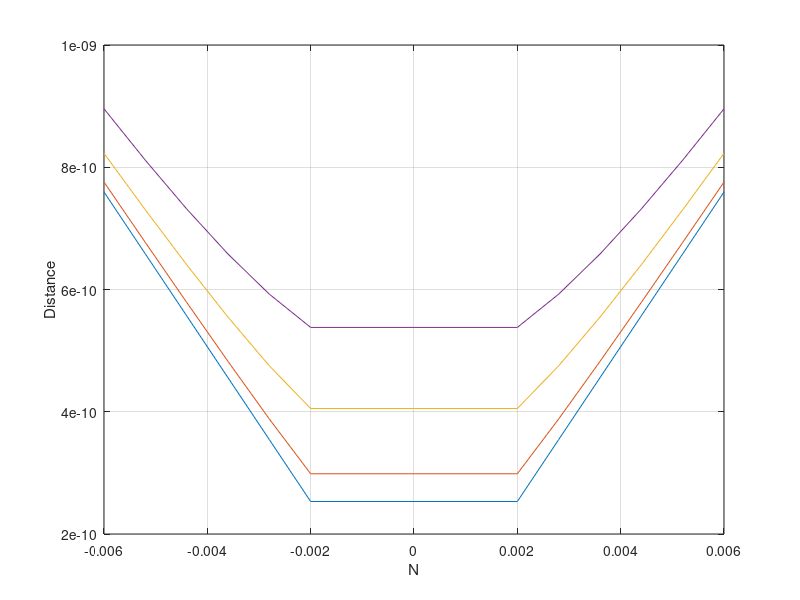
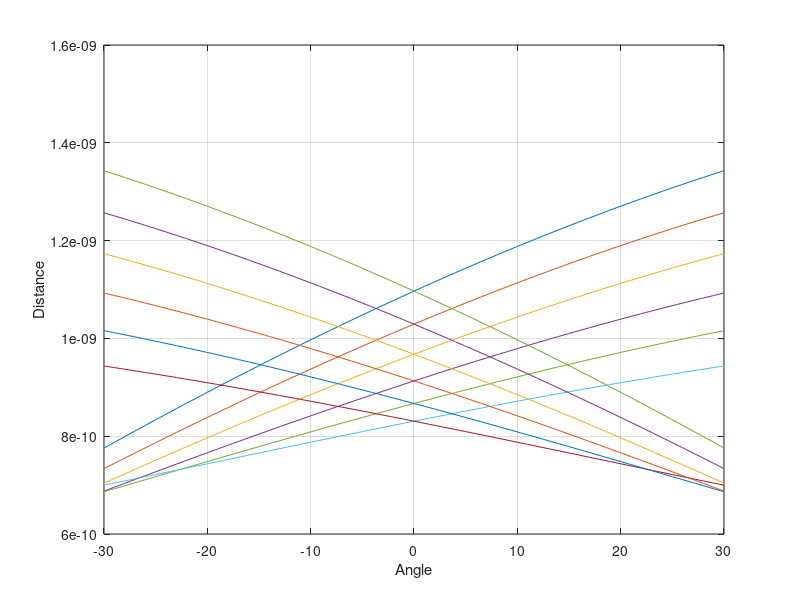

The MATLAB source for these figures, in order:
close all
clear
clc

d=0.0008;  %distances between each pro 
Array1=zeros();
N=[-15*d/2:d:-5*d/2 5*d/2:d:15*d/2];
theta=0;
R=(0:3)/1000000;

for r=1:length(R)   
        for n=1:length(N) 
            Array1(n,r)=sqrt((((R(r)).*sin(theta*pi/180)-N(n)*d)^2)+((R(r)).*cos(theta*pi/180))^2)/6320;
        end 
end
figure
plot(N,Array1())
grid on
xlabel('N')
ylabel('Distance')

%%
Array2=zeros();
theta2=-30:1:30;
R2=5/1000000;

for teta=1:length(theta2)   
        for n=1:length(N) 
            Array2(n,teta)=sqrt((((R2).*sin(theta2(teta)*pi/180)-N(n)*d)^2)+((R2).*cos(theta2(teta)*pi/180))^2)/6320;
        end 
end
figure
plot(theta2,Array2)
grid on
xlabel('Angle')
ylabel('Distance')
